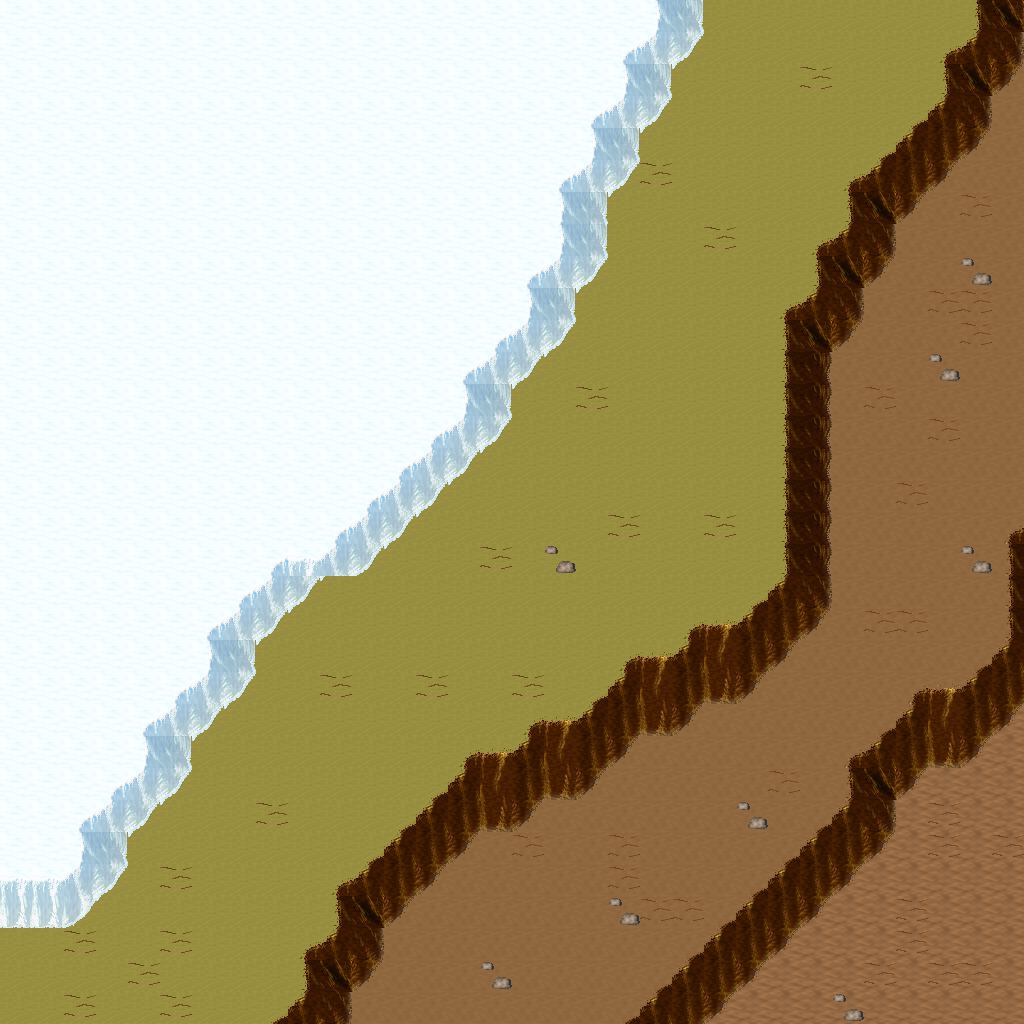

This game map was drawn from its Tiled (.tmx) file and the tilesets committed beside it. A one-line description and the trimmed map source follow:
An orthogonal 32x32 tile map with 32x32 px tiles, 5 tile layers (Ground, Objects, Objects2, Above, ...), 1 hidden layer not drawn, 33 tilesets.

<map version="1.10" tiledversion="1.11.0" orientation="orthogonal" renderorder="right-down" width="32" height="32" tilewidth="32" tileheight="32" infinite="0" nextlayerid="11" nextobjectid="1">
 <tileset firstgid="1" name="ground_ground" tilewidth="32" tileheight="32" tilecount="33" columns="3">
  <image source="../drawable/ground_ground.png" width="96" height="352" />
 </tileset>
 <tileset firstgid="34" name="ground_ice_ice" tilewidth="32" tileheight="32" tilecount="3" columns="3">
  <image source="../drawable/ground_ice_ice.png" width="96" height="32" />
 </tileset>
 <tileset firstgid="37" name="ground_water_pool" tilewidth="32" tileheight="32" tilecount="72" columns="3">
  <image source="../drawable/ground_water_pool.png" width="96" height="768" />
 </tileset>
 <tileset firstgid="109" name="ground_grass_edges" tilewidth="32" tileheight="32" tilecount="36" columns="12">
  <image source="../drawable/ground_grass_edges.png" width="384" height="96" />
 </tileset>
 <tileset firstgid="145" name="ground_ridge_ice_2" tilewidth="32" tileheight="32" tilecount="42" columns="7">
  <image source="../drawable/ground_ridge_ice_2.png" width="224" height="192" />
 </tileset>
 <tileset firstgid="187" name="ground_ridge_earth_dark" tilewidth="32" tileheight="32" tilecount="96" columns="12">
  <image source="../drawable/ground_ridge_earth_dark.png" width="384" height="256" />
 </tileset>
 <tileset firstgid="283" name="ground_rock_pebbles" tilewidth="32" tileheight="32" tilecount="3" columns="1">
  <image source="../drawable/ground_rock_pebbles.png" width="32" height="96" />
 </tileset>
 <tileset firstgid="286" name="plant_grasses" tilewidth="32" tileheight="32" tilecount="6" columns="3">
  <image source="../drawable/plant_grasses.png" width="96" height="64" />
 </tileset>
 <tileset firstgid="292" name="plant_bush_bushes" tilewidth="32" tileheight="32" tilecount="10" columns="5">
  <image source="../drawable/plant_bush_bushes.png" width="160" height="64" />
 </tileset>
 <tileset firstgid="302" name="ground_cobbled_paving" tilewidth="32" tileheight="32" tilecount="1" columns="1">
  <image source="../drawable/ground_cobbled_paving.png" width="32" height="32" />
 </tileset>
 <tileset firstgid="303" name="ground_grass_corners" tilewidth="32" tileheight="32" tilecount="24" columns="6">
  <image source="../drawable/ground_grass_corners.png" width="192" height="128" />
 </tileset>
 <tileset firstgid="327" name="plant_flower_daisy_white" tilewidth="32" tileheight="32" tilecount="8" columns="2">
  <image source="../drawable/plant_flower_daisy_white.png" width="64" height="128" />
 </tileset>
 <tileset firstgid="335" name="plant_flower_daisy_blue" tilewidth="32" tileheight="32" tilecount="8" columns="2">
  <image source="../drawable/plant_flower_daisy_blue.png" width="64" height="128" />
 </tileset>
 <tileset firstgid="343" name="item_armor_sword_rack" tilewidth="32" tileheight="32" tilecount="4" columns="2">
  <image source="../drawable/item_armor_sword_rack.png" width="64" height="64" />
 </tileset>
 <tileset firstgid="347" name="plant_stump_small_stump" tilewidth="32" tileheight="32" tilecount="4" columns="2">
  <image source="../drawable/plant_stump_small_stump.png" width="64" height="64" />
 </tileset>
 <tileset firstgid="351" name="item_postbox" tilewidth="32" tileheight="32" tilecount="4" columns="2">
  <image source="../drawable/item_postbox.png" width="64" height="64" />
 </tileset>
 <tileset firstgid="355" name="item_armor_weapons_rack" tilewidth="32" tileheight="32" tilecount="18" columns="9">
  <image source="../drawable/item_armor_weapons_rack.png" width="288" height="64" />
 </tileset>
 <tileset firstgid="373" name="item_pot_pot_golden_centred" tilewidth="32" tileheight="32" tilecount="3" columns="3">
  <image source="../drawable/item_pot_pot_golden_centred.png" width="96" height="32" />
 </tileset>
 <tileset firstgid="376" name="logic_creature_orc" tilewidth="32" tileheight="32" tilecount="6" columns="6">
  <image source="../drawable/logic_creature_orc.png" width="192" height="32" />
 </tileset>
 <tileset firstgid="382" name="logic_creature_animal" tilewidth="32" tileheight="32" tilecount="32" columns="8">
  <image source="../drawable/logic_creature_animal.png" width="256" height="128" />
 </tileset>
 <tileset firstgid="414" name="logic_creature_gnome" tilewidth="32" tileheight="32" tilecount="6" columns="6">
  <image source="../drawable/logic_creature_gnome.png" width="192" height="32" />
 </tileset>
 <tileset firstgid="420" name="logic_portal" tilewidth="32" tileheight="32" tilecount="24" columns="8">
  <image source="../drawable/logic_portal.png" width="256" height="96" />
 </tileset>
 <tileset firstgid="444" name="logic_collision" tilewidth="32" tileheight="32" tilecount="1" columns="1">
  <image source="../drawable/logic_collision.png" width="32" height="32" />
 </tileset>
 <tileset firstgid="445" name="logic_creature_frogman" tilewidth="32" tileheight="32" tilecount="3" columns="3">
  <image source="../drawable/logic_creature_frogman.png" width="96" height="32" />
 </tileset>
 <tileset firstgid="448" name="ground_water_swamp_water" tilewidth="32" tileheight="32" tilecount="33" columns="3">
  <image source="../drawable/ground_water_swamp_water.png" width="96" height="352" />
 </tileset>
 <tileset firstgid="481" name="plant_grasses_swamp" tilewidth="32" tileheight="32" tilecount="42" columns="6">
  <image source="../drawable/plant_grasses_swamp.png" width="192" height="224" />
 </tileset>
 <tileset firstgid="523" name="plant_stump_hollow_logs" tilewidth="32" tileheight="32" tilecount="6" columns="3">
  <image source="../drawable/plant_stump_hollow_logs.png" width="96" height="64" />
 </tileset>
 <tileset firstgid="529" name="plant_tree_tree_darkgreen" tilewidth="32" tileheight="32" tilecount="88" columns="8">
  <image source="../drawable/plant_tree_tree_darkgreen.png" width="256" height="352" />
 </tileset>
 <tileset firstgid="617" name="plant_tree_dead_tree_3" tilewidth="32" tileheight="32" tilecount="16" columns="4">
  <image source="../drawable/plant_tree_dead_tree_3.png" width="128" height="128" />
 </tileset>
 <tileset firstgid="633" name="building_chimney_smoke" tilewidth="32" tileheight="32" tilecount="40" columns="4">
  <image source="../drawable/building_chimney_smoke.png" width="128" height="320" />
 </tileset>
 <tileset firstgid="673" name="building_huts" tilewidth="32" tileheight="32" tilecount="338" columns="26">
  <image source="../drawable/building_huts.png" width="832" height="416" />
 </tileset>
 <tileset firstgid="1011" name="logic_creature_fowl" tilewidth="32" tileheight="32" tilecount="6" columns="6">
  <image source="../drawable/logic_creature_fowl.png" width="192" height="32" />
 </tileset>
 <tileset firstgid="1017" name="logic_creature_elemental" tilewidth="32" tileheight="32" tilecount="16" columns="8">
  <image source="../drawable/logic_creature_elemental.png" width="256" height="64" />
 </tileset>
 <layer id="1" name="Ground" width="32" height="32">
  <data>[1024 cells, 1024 non-empty, 4 distinct tile ids]</data>
 </layer>
 <layer id="2" name="Objects" width="32" height="32">
  <data>[1024 cells, 306 non-empty, 24 distinct tile ids]</data>
 </layer>
 <layer id="3" name="Objects2" width="32" height="32">
  <data>[1024 cells, 0 non-empty, 0 distinct tile ids]</data>
 </layer>
 <layer id="4" name="Above" width="32" height="32">
  <data>[1024 cells, 0 non-empty, 0 distinct tile ids]</data>
 </layer>
 <layer id="5" name="Above2" width="32" height="32">
  <data>[1024 cells, 0 non-empty, 0 distinct tile ids]</data>
 </layer>
 <layer id="6" name="Walkable" width="32" height="32" visible="0">
  <data>[1024 cells, 192 non-empty, 1 distinct tile ids]</data>
 </layer>
 <objectgroup id="7" name="Mapevents" />
 <objectgroup id="8" name="Spawn" />
 <objectgroup id="9" name="Keys" />
 <objectgroup id="10" name="Replace" />
</map>
